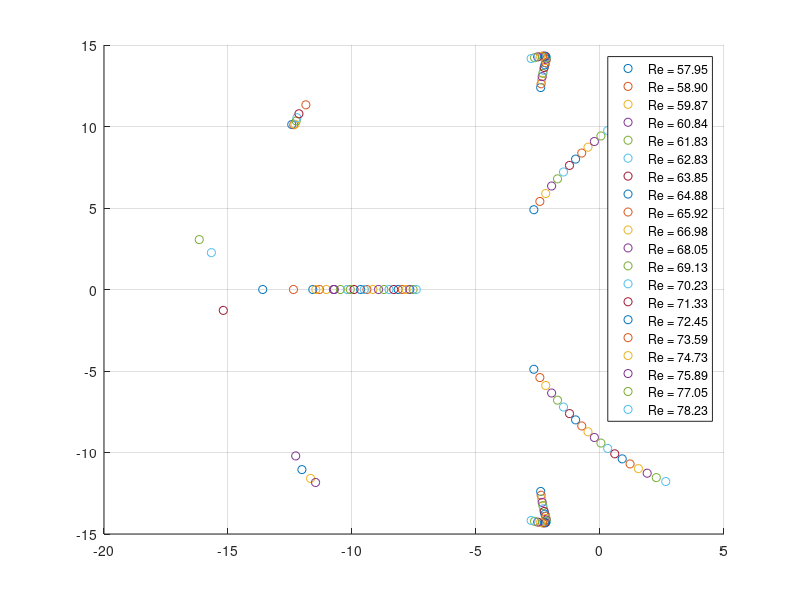

Reproduce this figure in MATLAB.
function tabel
  reynolds = [
    0.579474E+02 0.589027E+02 0.598674E+02 0.608433E+02 0.618319E+02 0.628337E+02 0.638491E+02 0.648782E+02 0.659210E+02 0.669773E+02 0.680470E+02 0.691298E+02 0.702254E+02 0.713336E+02 0.724542E+02 0.735867E+02 0.747309E+02 0.758864E+02 0.770529E+02 0.782299E+02
  ];

  eigenvalues = [
  -0.2668E+01 +  0.4894E+01i -0.2668E+01 + -0.4894E+01i -0.1158E+02 +  0.3218E-06i -0.2393E+01 + -0.1239E+02i -0.2393E+01 +  0.1239E+02i -0.1243E+02 +  0.1012E+02i;
  -0.2425E+01 + -0.5403E+01i -0.2425E+01 +  0.5403E+01i -0.1131E+02 + -0.2636E-05i -0.2375E+01 + -0.1262E+02i -0.2375E+01 +  0.1262E+02i -0.1235E+02 +  0.1011E+02i;
  -0.2188E+01 +  0.5887E+01i -0.2188E+01 + -0.5887E+01i -0.1104E+02 + -0.6291E-05i -0.2354E+01 + -0.1284E+02i -0.2354E+01 +  0.1284E+02i -0.1230E+02 +  0.1014E+02i;
  -0.1951E+01 + -0.6349E+01i -0.1951E+01 +  0.6349E+01i -0.1075E+02 + -0.8230E-05i -0.2331E+01 +  0.1306E+02i -0.2331E+01 + -0.1306E+02i -0.1227E+02 + -0.1021E+02i;
  -0.1713E+01 + -0.6789E+01i -0.1713E+01 +  0.6789E+01i -0.1047E+02 + -0.4188E-05i -0.2305E+01 +  0.1326E+02i -0.2305E+01 + -0.1326E+02i -0.1225E+02 +  0.1034E+02i;
  -0.1473E+01 + -0.7210E+01i -0.1473E+01 +  0.7210E+01i -0.1019E+02 +  0.2000E-05i -0.2278E+01 +  0.1345E+02i -0.2278E+01 + -0.1345E+02i -0.1222E+02 +  0.1054E+02i;
  -0.1230E+01 +  0.7613E+01i -0.1230E+01 + -0.7613E+01i -0.9918E+01 +  0.1747E-05i -0.2250E+01 +  0.1362E+02i -0.2250E+01 + -0.1362E+02i -0.1214E+02 +  0.1078E+02i;
  -0.9844E+00 + -0.7999E+01i -0.9844E+00 +  0.7999E+01i -0.9654E+01 + -0.5818E-06i -0.2222E+01 + -0.1378E+02i -0.2222E+01 +  0.1378E+02i -0.1202E+02 + -0.1105E+02i;
  -0.7359E+00 + -0.8371E+01i -0.7359E+00 +  0.8371E+01i -0.9400E+01 +  0.4397E-05i -0.2198E+01 + -0.1391E+02i -0.2197E+01 +  0.1391E+02i -0.1186E+02 +  0.1133E+02i;
  -0.4837E+00 +  0.8730E+01i -0.4837E+00 + -0.8730E+01i -0.9159E+01 +  0.8663E-07i -0.2177E+01 +  0.1404E+02i -0.2177E+01 + -0.1404E+02i -0.1167E+02 + -0.1159E+02i;
  -0.8930E+01 + -0.5291E-08i -0.2266E+00 +  0.9079E+01i -0.2266E+00 + -0.9079E+01i -0.2165E+01 +  0.1414E+02i -0.2165E+01 + -0.1414E+02i -0.1147E+02 + -0.1184E+02i;
  -0.8713E+01 + -0.1568E-05i  0.3725E-01 +  0.9419E+01i  0.3725E-01 + -0.9419E+01i -0.2162E+01 +  0.1421E+02i -0.2162E+01 + -0.1421E+02i -0.1616E+02 +  0.3062E+01i;
  -0.8509E+01 + -0.1049E-05i  0.3103E+00 +  0.9751E+01i  0.3103E+00 + -0.9751E+01i -0.2172E+01 + -0.1427E+02i -0.2172E+01 +  0.1427E+02i -0.1567E+02 +  0.2261E+01i;
  -0.8318E+01 +  0.6362E-07i  0.5954E+00 +  0.1008E+02i  0.5954E+00 + -0.1008E+02i -0.2199E+01 +  0.1431E+02i -0.2199E+01 + -0.1431E+02i -0.1519E+02 + -0.1282E+01i;
  -0.8138E+01 +  0.6730E-07i  0.8956E+00 + -0.1039E+02i  0.8956E+00 +  0.1039E+02i -0.1360E+02 +  0.1393E-05i -0.2245E+01 + -0.1432E+02i -0.2245E+01 +  0.1432E+02i;
  -0.7970E+01 +  0.2882E-08i  0.1213E+01 +  0.1070E+02i  0.1213E+01 + -0.1070E+02i -0.1236E+02 + -0.4938E-05i -0.2313E+01 + -0.1432E+02i -0.2313E+01 +  0.1432E+02i;
  -0.7814E+01 + -0.1468E-08i  0.1549E+01 +  0.1099E+02i  0.1549E+01 + -0.1099E+02i -0.1146E+02 + -0.1410E-05i -0.2403E+01 +  0.1430E+02i -0.2403E+01 + -0.1430E+02i;
  -0.7668E+01 +  0.3528E-06i -0.1071E+02 +  0.1960E-05i  0.1902E+01 + -0.1127E+02i  0.1902E+01 +  0.1127E+02i -0.2514E+01 + -0.1427E+02i -0.2514E+01 +  0.1427E+02i;
  -0.7534E+01 + -0.4875E-09i -0.1007E+02 +  0.5718E-05i  0.2270E+01 + -0.1154E+02i  0.2270E+01 +  0.1154E+02i -0.2640E+01 +  0.1422E+02i -0.2640E+01 + -0.1422E+02i;
  -0.7410E+01 + -0.1160E-07i -0.9507E+01 +  0.4895E-06i  0.2650E+01 + -0.1178E+02i  0.2650E+01 +  0.1178E+02i -0.2777E+01 +  0.1417E+02i -0.2777E+01 + -0.1417E+02i;
  ];

  figure;

  for i = 1 : length(reynolds)
    scatter(real(eigenvalues(i, :)), imag(eigenvalues(i, :))); hold on
    legend_labels{i} = [sprintf('Re = %2.2f', reynolds(i))];
  end

  grid;
  legend(legend_labels)
end